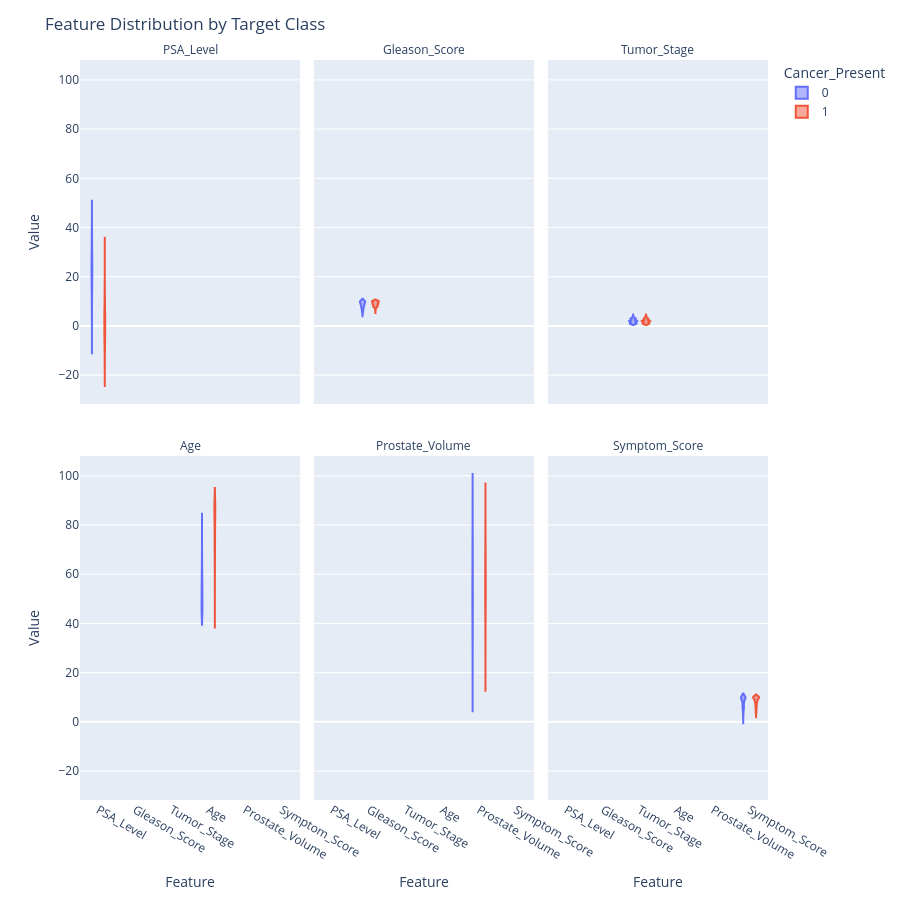

This figure's notebook cell:
### Markdown cell above
## 📈 Step 6 — Study feature distributions with advanced violin plots

### Why we are doing this
Feature distributions help us understand scale, spread, and separation between the two classes.

### What we are doing
We are plotting each feature against the target using violin plots instead of box plots.

### How we are doing it
We reshape the data into long format and use faceted violin charts in Plotly.

### What we expect to observe
Features with noticeable separation between classes should contribute more strongly to ANN learning.

### Code cell
long_df = df.melt(
    id_vars="Cancer_Present",
    var_name="Feature",
    value_name="Value"
)

fig = px.violin(
    long_df,
    x="Feature",
    y="Value",
    color="Cancer_Present",
    facet_col="Feature",
    facet_col_wrap=3,
    box=False,
    points=False
)
fig.update_layout(
    title="Feature Distribution by Target Class",
    height=900,
    showlegend=True
)
fig.for_each_annotation(lambda a: a.update(text=a.text.split("=")[-1]))
fig.show()

display(Markdown("""### ✅ Plot Explanation  
These violin plots reveal how each feature is distributed for the two classes. Wider shapes indicate higher density of observations. When the class shapes are visibly separated, the network receives stronger evidence that the feature can help distinguish positive and negative cases.  
"""))

### Figure 1 — Plotly figure (JSON) as saved in the notebook; plotly's stock layout.template omitted (floating-point values rounded to 4 significant figures; data arrays with more than 128 entries replaced by an {"elided": "..."} marker saying what was removed)
{"data": [{"alignmentgroup": "True", "box": {"visible": false}, "hovertemplate": "Cancer_Present=0<br>Feature=%{x}<br>Value=%{y}<extra></extra>", "legendgroup": "0", "marker": {"color": "#636efa"}, "name": "0", "offsetgroup": "0", "orientation": "v", "points": false, "scalegroup": "True", "showlegend": true, "type": "violin", "x": {"elided": "209 str values"}, "x0": " ", "xaxis": "x4", "y": {"elided": "209 float values"}, "y0": " ", "yaxis": "y4"}, {"alignmentgroup": "True", "box": {"visible": false}, "hovertemplate": "Cancer_Present=0<br>Feature=%{x}<br>Value=%{y}<extra></extra>", "legendgroup": "0", "marker": {"color": "#636efa"}, "name": "0", "offsetgroup": "0", "orientation": "v", "points": false, "scalegroup": "True", "showlegend": false, "type": "violin", "x": {"elided": "209 str values"}, "x0": " ", "xaxis": "x5", "y": {"elided": "209 float values"}, "y0": " ", "yaxis": "y5"}, {"alignmentgroup": "True", "box": {"visible": false}, "hovertemplate": "Cancer_Present=0<br>Feature=%{x}<br>Value=%{y}<extra></extra>", "legendgroup": "0", "marker": {"color": "#636efa"}, "name": "0", "offsetgroup": "0", "orientation": "v", "points": false, "scalegroup": "True", "showlegend": false, "type": "violin", "x": {"elided": "209 str values"}, "x0": " ", "xaxis": "x6", "y": {"elided": "209 float values"}, "y0": " ", "yaxis": "y6"}, {"alignmentgroup": "True", "box": {"visible": false}, "hovertemplate": "Cancer_Present=0<br>Feature=%{x}<br>Value=%{y}<extra></extra>", "legendgroup": "0", "marker": {"color": "#636efa"}, "name": "0", "offsetgroup": "0", "orientation": "v", "points": false, "scalegroup": "True", "showlegend": false, "type": "violin", "x": {"elided": "209 str values"}, "x0": " ", "xaxis": "x", "y": {"elided": "209 float values"}, "y0": " ", "yaxis": "y"}, {"alignmentgroup": "True", "box": {"visible": false}, "hovertemplate": "Cancer_Present=0<br>Feature=%{x}<br>Value=%{y}<extra></extra>", "legendgroup": "0", "marker": {"color": "#636efa"}, "name": "0", "offsetgroup": "0", "orientation": "v", "points": false, "scalegroup": "True", "showlegend": false, "type": "violin", "x": {"elided": "209 str values"}, "x0": " ", "xaxis": "x2", "y": {"elided": "209 float values"}, "y0": " ", "yaxis": "y2"}, {"alignmentgroup": "True", "box": {"visible": false}, "hovertemplate": "Cancer_Present=0<br>Feature=%{x}<br>Value=%{y}<extra></extra>", "legendgroup": "0", "marker": {"color": "#636efa"}, "name": "0", "offsetgroup": "0", "orientation": "v", "points": false, "scalegroup": "True", "showlegend": false, "type": "violin", "x": {"elided": "209 str values"}, "x0": " ", "xaxis": "x3", "y": {"elided": "209 float values"}, "y0": " ", "yaxis": "y3"}, {"alignmentgroup": "True", "box": {"visible": false}, "hovertemplate": "Cancer_Present=1<br>Feature=%{x}<br>Value=%{y}<extra></extra>", "legendgroup": "1", "marker": {"color": "#EF553B"}, "name": "1", "offsetgroup": "1", "orientation": "v", "points": false, "scalegroup": "True", "showlegend": true, "type": "violin", "x": {"elided": "211 str values"}, "x0": " ", "xaxis": "x4", "y": {"elided": "211 float values"}, "y0": " ", "yaxis": "y4"}, {"alignmentgroup": "True", "box": {"visible": false}, "hovertemplate": "Cancer_Present=1<br>Feature=%{x}<br>Value=%{y}<extra></extra>", "legendgroup": "1", "marker": {"color": "#EF553B"}, "name": "1", "offsetgroup": "1", "orientation": "v", "points": false, "scalegroup": "True", "showlegend": false, "type": "violin", "x": {"elided": "211 str values"}, "x0": " ", "xaxis": "x5", "y": {"elided": "211 float values"}, "y0": " ", "yaxis": "y5"}, {"alignmentgroup": "True", "box": {"visible": false}, "hovertemplate": "Cancer_Present=1<br>Feature=%{x}<br>Value=%{y}<extra></extra>", "legendgroup": "1", "marker": {"color": "#EF553B"}, "name": "1", "offsetgroup": "1", "orientation": "v", "points": false, "scalegroup": "True", "showlegend": false, "type": "violin", "x": {"elided": "211 str values"}, "x0": " ", "xaxis": "x6", "y": {"elided": "211 float values"}, "y0": " ", "yaxis": "y6"}, {"alignmentgroup": "True", "box": {"visible": false}, "hovertemplate": "Cancer_Present=1<br>Feature=%{x}<br>Value=%{y}<extra></extra>", "legendgroup": "1", "marker": {"color": "#EF553B"}, "name": "1", "offsetgroup": "1", "orientation": "v", "points": false, "scalegroup": "True", "showlegend": false, "type": "violin", "x": {"elided": "211 str values"}, "x0": " ", "xaxis": "x", "y": {"elided": "211 float values"}, "y0": " ", "yaxis": "y"}, {"alignmentgroup": "True", "box": {"visible": false}, "hovertemplate": "Cancer_Present=1<br>Feature=%{x}<br>Value=%{y}<extra></extra>", "legendgroup": "1", "marker": {"color": "#EF553B"}, "name": "1", "offsetgroup": "1", "orientation": "v", "points": false, "scalegroup": "True", "showlegend": false, "type": "violin", "x": {"elided": "211 str values"}, "x0": " ", "xaxis": "x2", "y": {"elided": "211 float values"}, "y0": " ", "yaxis": "y2"}, {"alignmentgroup": "True", "box": {"visible": false}, "hovertemplate": "Cancer_Present=1<br>Feature=%{x}<br>Value=%{y}<extra></extra>", "legendgroup": "1", "marker": {"color": "#EF553B"}, "name": "1", "offsetgroup": "1", "orientation": "v", "points": false, "scalegroup": "True", "showlegend": false, "type": "violin", "x": {"elided": "211 str values"}, "x0": " ", "xaxis": "x3", "y": {"elided": "211 float values"}, "y0": " ", "yaxis": "y3"}], "layout": {"annotations": [{"font": {}, "showarrow": false, "text": "Age", "x": 0.16, "xanchor": "center", "xref": "paper", "y": 0.465, "yanchor": "bottom", "yref": "paper"}, {"font": {}, "showarrow": false, "text": "Prostate_Volume", "x": 0.5, "xanchor": "center", "xref": "paper", "y": 0.465, "yanchor": "bottom", "yref": "paper"}, {"font": {}, "showarrow": false, "text": "Symptom_Score", "x": 0.84, "xanchor": "center", "xref": "paper", "y": 0.465, "yanchor": "bottom", "yref": "paper"}, {"font": {}, "showarrow": false, "text": "PSA_Level", "x": 0.16, "xanchor": "center", "xref": "paper", "y": 1.0, "yanchor": "bottom", "yref": "paper"}, {"font": {}, "showarrow": false, "text": "Gleason_Score", "x": 0.5, "xanchor": "center", "xref": "paper", "y": 1.0, "yanchor": "bottom", "yref": "paper"}, {"font": {}, "showarrow": false, "text": "Tumor_Stage", "x": 0.84, "xanchor": "center", "xref": "paper", "y": 1.0, "yanchor": "bottom", "yref": "paper"}], "height": 900, "legend": {"title": {"text": "Cancer_Present"}, "tracegroupgap": 0}, "margin": {"t": 60}, "showlegend": true, "title": {"text": "Feature Distribution by Target Class"}, "violinmode": "group", "xaxis": {"anchor": "y", "categoryarray": ["PSA_Level", "Gleason_Score", "Tumor_Stage", "Age", "Prostate_Volume", "Symptom_Score"], "categoryorder": "array", "domain": [0, 0.32], "title": {"text": "Feature"}}, "xaxis2": {"anchor": "y2", "categoryarray": ["PSA_Level", "Gleason_Score", "Tumor_Stage", "Age", "Prostate_Volume", "Symptom_Score"], "categoryorder": "array", "domain": [0.34, 0.66], "matches": "x", "title": {"text": "Feature"}}, "xaxis3": {"anchor": "y3", "categoryarray": ["PSA_Level", "Gleason_Score", "Tumor_Stage", "Age", "Prostate_Volume", "Symptom_Score"], "categoryorder": "array", "domain": [0.68, 1.0], "matches": "x", "title": {"text": "Feature"}}, "xaxis4": {"anchor": "y4", "domain": [0, 0.32], "matches": "x", "showticklabels": false}, "xaxis5": {"anchor": "y5", "domain": [0.34, 0.66], "matches": "x", "showticklabels": false}, "xaxis6": {"anchor": "y6", "domain": [0.68, 1.0], "matches": "x", "showticklabels": false}, "yaxis": {"anchor": "x", "domain": [0, 0.465], "title": {"text": "Value"}}, "yaxis2": {"anchor": "x2", "domain": [0, 0.465], "matches": "y", "showticklabels": false}, "yaxis3": {"anchor": "x3", "domain": [0, 0.465], "matches": "y", "showticklabels": false}, "yaxis4": {"anchor": "x4", "domain": [0.535, 1.0], "matches": "y", "title": {"text": "Value"}}, "yaxis5": {"anchor": "x5", "domain": [0.535, 1.0], "matches": "y", "showticklabels": false}, "yaxis6": {"anchor": "x6", "domain": [0.535, 1.0], "matches": "y", "showticklabels": false}}}
